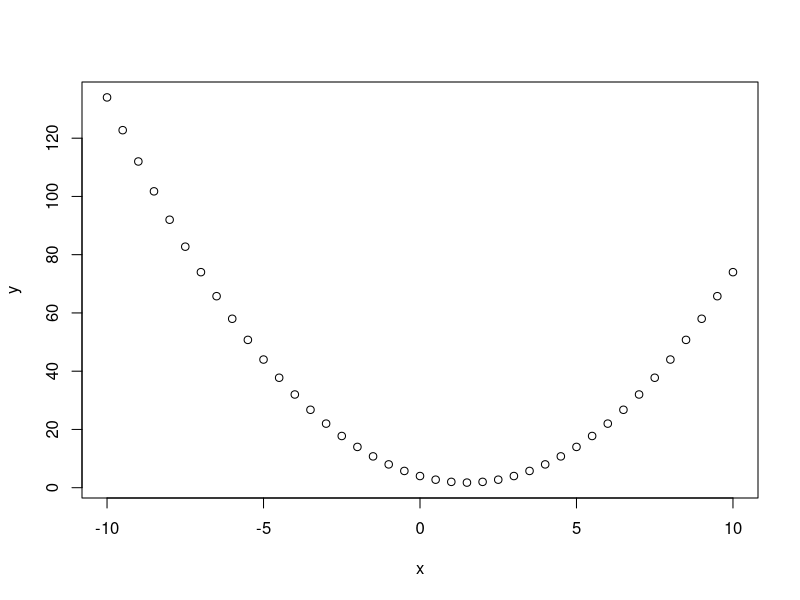

Source code (R):
## ---- chunk 1
knitr::opts_chunk$set(echo = TRUE)
## ---- chunk 2
Jane_spending=c(1800,400,550,900,200,525,200)
Jane_spending
## ---- chunk 3
Jane_spending*12

## ---- chunk 4
length(Jane_spending)
## ---- chunk 5
min(Jane_spending)
median(Jane_spending)
sd(Jane_spending)
## ---- chunk 6

prod(Jane_spending)

## ---- chunk 7
Jane_spending/7
## ---- chunk 8
sum(Jane_spending*12)
## ---- chunk 9
mel_spending=c(1900,300,600,500,210,400,250)
mel_spending
## ---- chunk 10
#elementwise multiplication of vectors

x=c(1,2,3)
y=c(5,10,15)
x*y
## ---- chunk 11
# dot product of vectors x and y
x%*%y
## ---- chunk 12
x%*%t(y)
## ---- chunk 13
y
z=t(y)
str(y)
str(z)

## ---- chunk 14
#set up x,  we could alter the by to get finer steps

x=seq(from=-10,to=10,by=0.5)

#use a vector calculation to get y
# all the values in y are calculated at once

y= x**2 -3*x+4

plot(x,y)
## ---- chunk 15
length(x)
length(y)
## ---- chunk 16
min(y)
y
#min(y) occurs in the [24] location in the y array.
## ---- chunk 17
x
y
#the [24] of x, 1.5 produces the minimum y
## ---- chunk 18
x=1:10
y=c(0,5,10)
x+y
## ---- chunk 19
#set up array

a=c(1,3,5,7,9,11,13)

#select one entry in a,  the fifth in this case

a[5]

# Note that R starts indices at 1, so a[1] is the first item in a
#
# Python and most other languages start indexes at 0, meaning how far from the
#start of the array or vector,  in python a[1] is the second item in the list
# this is one difference between R and Python that will trip you up all the 
# time

# here is a slice of a that selects the second and fourth items

a[c(2,4)]

## ---- chunk 20
slice_values=c(FALSE, FALSE,TRUE,FALSE,FALSE, TRUE,FALSE)
a[slice_values]
## ---- chunk 21
 a[a>6]
## ---- chunk 22
set_a=c(1,2,4,5,6,7,8,9)
set_b=c(1,3,5,7,9)
set_c=c(2,4,6,8)
## ---- chunk 23
union(set_b,set_c)
## ---- chunk 24
intersect(set_b,set_c)
## ---- chunk 25
intersect(set_a,set_b)
## ---- chunk 26
1 %in% set_b
1 %in% set_c
## ---- chunk 27
species_list=c('cat', 'dog','mouse')
'Cat' %in% species_list
'cat' %in% species_list
## ---- chunk 28
setdiff(set_a,set_b)
setdiff(set_b,set_a)
?setdiff
## ---- chunk 29
a=matrix(1:12,nrow=4, byrow=FALSE)
a
## ---- chunk 30
b=matrix(1:12,nrow=4, byrow=TRUE)
b
## ---- chunk 31
dim(b)
#number of rows
dim(b)[1]
#number of columns
dim(b)[2]
## ---- chunk 32
b[2,2]
## ---- chunk 33
b[3,]
b[,2]
## ---- chunk 34
b[,-2]
## ---- chunk 35
diag(4)
## ---- chunk 36
matrix(0, nrow=5,ncol=5)
matrix(1,nrow=3,ncol=3)
## ---- chunk 37
d=matrix(runif(25),nrow=5,ncol=5)
d
## ---- chunk 38

# bonus if you can tell me what pop culture reference 1,2,3 Marlena's is from

rownames(d)=c("one","two","three","marlenas","four")

colnames(d) =c("a","b","c","d","e")

d
## ---- chunk 39
d['marlenas','a']
## ---- chunk 40
det(d)
## ---- chunk 41
require('MASS')
d_inv=ginv(d)
d_inv
## ---- chunk 42
d%*%d_inv
## ---- chunk 43
my_eigen=eigen(d)
## ---- chunk 44
str(my_eigen)
